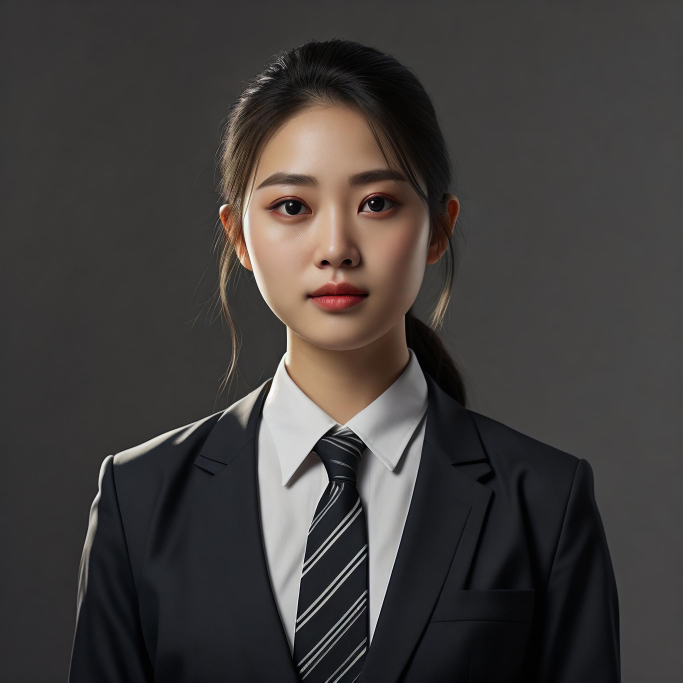
#> input picture backend/tests/assets/person_a.jpg, 2048 x 2048 px (shown at 1/3 size)
$ python -i smoke_test.py   (imports and definitions only)
#> lines starting #> are read from the running program, lines starting #| are printed output that depends on the picture
#> further down, picture is the input picture: shape (2048, 2048, 3); mean B, G, R 59.7, 61.3, 65.1
"""冒烟测试：对运行中的后端执行全链路 API 验证（mock 模式）。

前置：后端已以 mock 模式启动（SMART_ACCESS_DATA 指向临时目录）。
运行：backend 目录下  .\\.venv\\Scripts\\python.exe tests\\smoke_test.py
"""
from __future__ import annotations

import base64
import io
import json
import sys
import time
import urllib.request
from pathlib import Path

import cv2
import numpy as np

BASE = "http://127.0.0.1:8000"
ASSETS = Path(__file__).parent / "assets"

PASS = 0
FAIL = 0


# [41 lines left out: functions http, check, b64_of, not called in this run]


def variants(img: np.ndarray, n: int = 6) -> list[np.ndarray]:
    """先检测并裁出人脸区域，再做小幅旋转/亮度/缩放扰动，模拟多角度样本。"""
#> called with n = 6
    import cv2 as _cv2

    cascade = _cv2.CascadeClassifier(
        _cv2.data.haarcascades + "haarcascade_frontalface_default.xml"
    )
    gray = _cv2.cvtColor(img, _cv2.COLOR_BGR2GRAY)
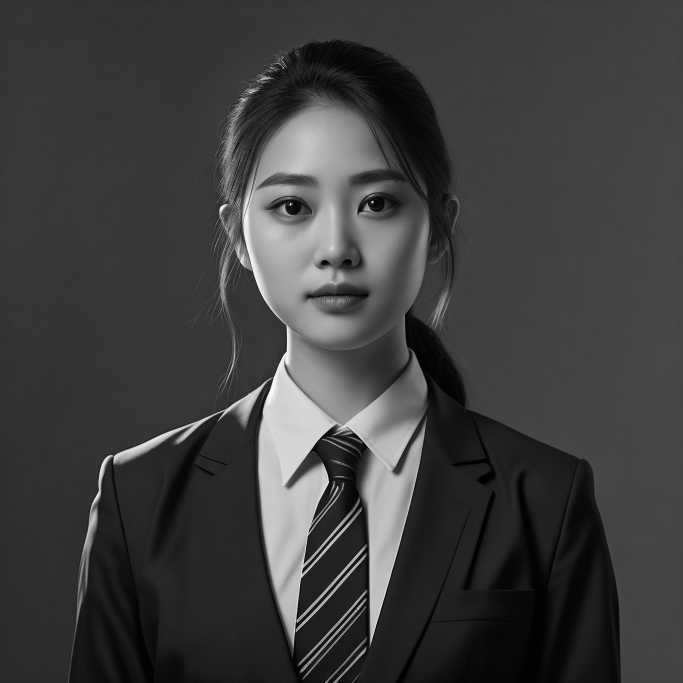
#> gray: shape (2048, 2048) (shown at 1/3 size); min 0, max 255, mean 62.2
    faces = cascade.detectMultiScale(gray, scaleFactor=1.1, minNeighbors=5, minSize=(50, 50))
#> faces = [[645, 338, 701, 701]]
    assert len(faces) == 1, f"素材应恰好一张脸，实际 {len(faces)}"
    x, y, w, h = faces[0]
#> x = 645; y = 338; w = 701; h = 701
    pad = int(0.15 * w)
#> pad = 105
    x0, y0 = max(x - pad, 0), max(y - pad, 0)
#> x0 = 540; y0 = 233
    x1, y1 = min(x + w + pad, img.shape[1]), min(y + h + pad, img.shape[0])
#> x1 = 1451; y1 = 1144
    crop = img[y0:y1, x0:x1]
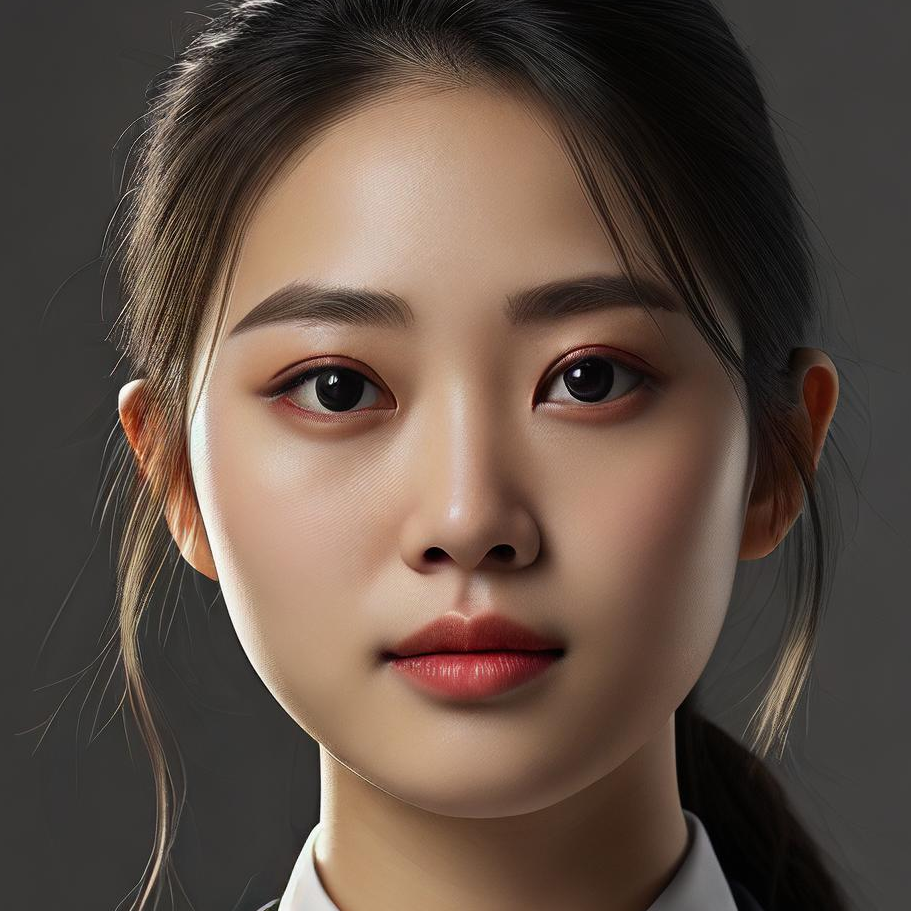
#> crop: shape (911, 911, 3); mean B, G, R 68.2, 78.6, 95.2

    out = []
    h, w = crop.shape[:2]
#> h = 911; w = 911
    cx, cy = w / 2.0, h / 2.0
#> cx = 455.5; cy = 455.5
    for i in range(n):
        angle = (i - n / 2) * 1.8
        scale = 1.0 + (i % 3 - 1) * 0.03
        bright = 1.0 + (i % 4 - 1.5) * 0.07
        M = _cv2.getRotationMatrix2D((cx, cy), angle, scale)
        warped = _cv2.warpAffine(crop, M, (w, h))
        warped = np.clip(warped.astype(np.float32) * bright, 0, 255).astype(np.uint8)
        out.append(warped)
#> this loop made 6 passes
#> pass 1, in variants, `warped = _cv2.warpAffine(crop, M, (w, h))`:
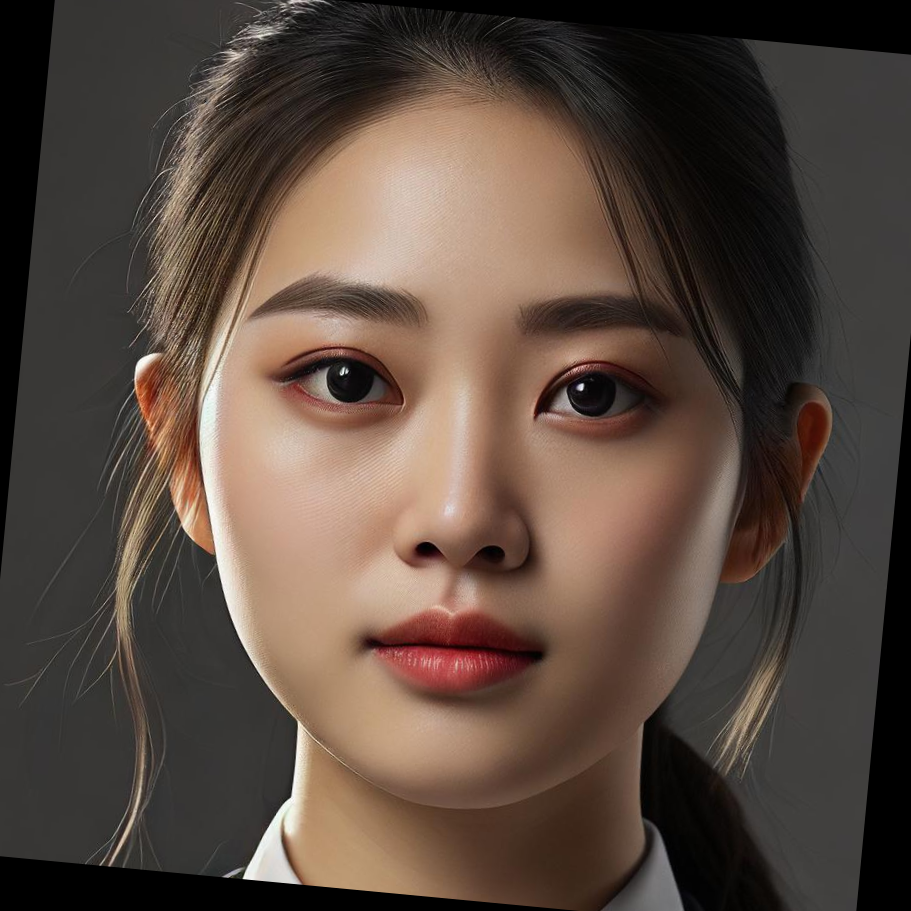
#> warped: shape (911, 911, 3); mean B, G, R 63.3, 73.1, 88.6
#> pass 1, in variants, `warped = np.clip(warped.astype(np.float32) * bright, 0, 255).astype(np..`:
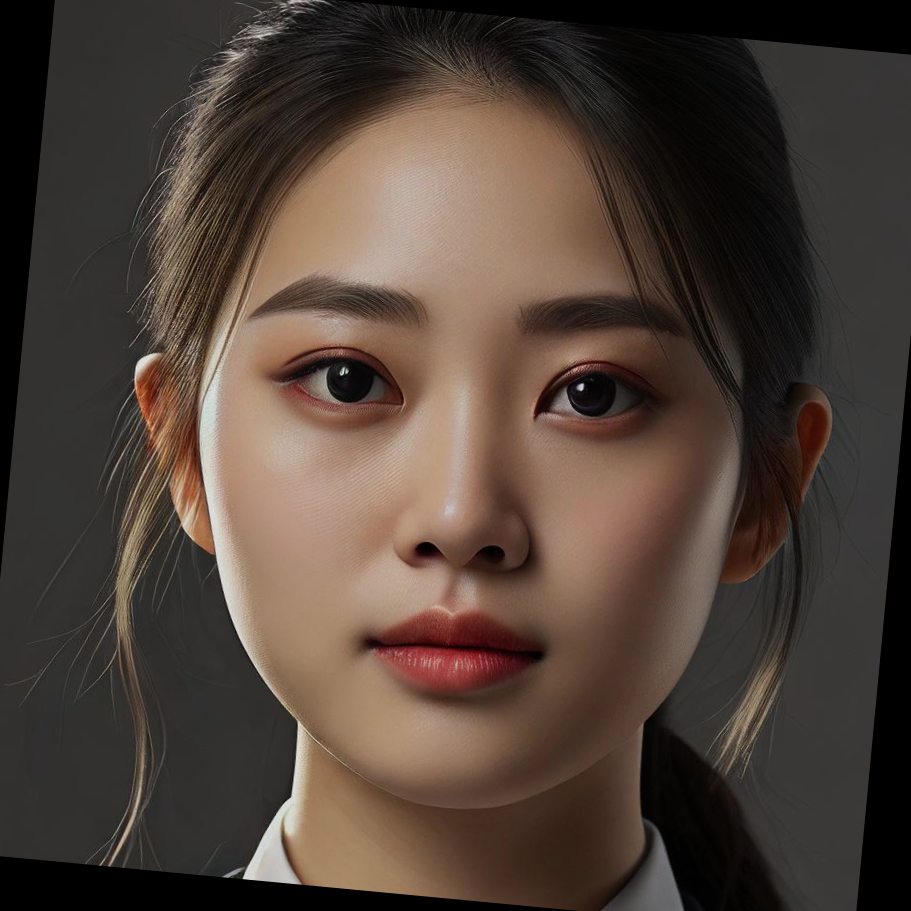
#> warped: shape (911, 911, 3); mean B, G, R 56.2, 65, 78.9
#> pass 2, in variants, `warped = _cv2.warpAffine(crop, M, (w, h))`:
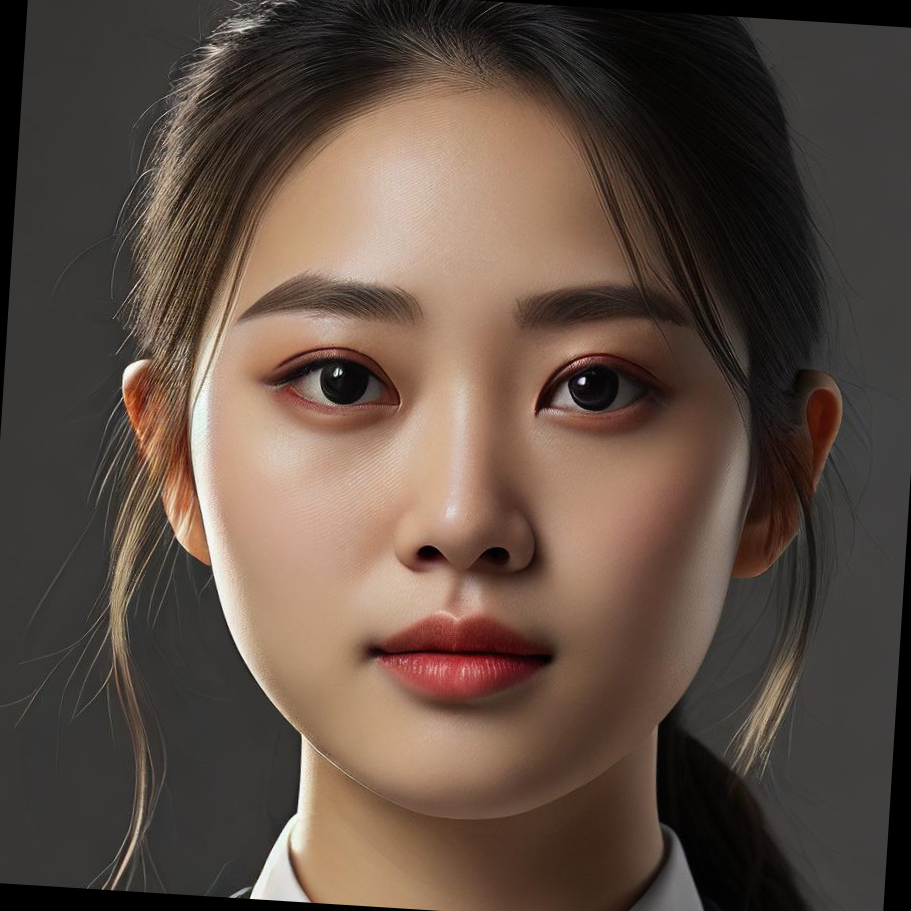
#> warped: shape (911, 911, 3); mean B, G, R 66.7, 77, 93.5
#> after the loop, out = 6 items
    return out


def blank_image() -> np.ndarray:
    return np.full((480, 640, 3), 128, dtype=np.uint8)


# [100 lines left out: functions cleanup_users, main, not called in this run]


# [2 lines not run here, left out]

>>> import cv2
>>> picture = cv2.imread('assets/person_a.jpg')
>>> result = variants(picture)
#> result = 6 items
